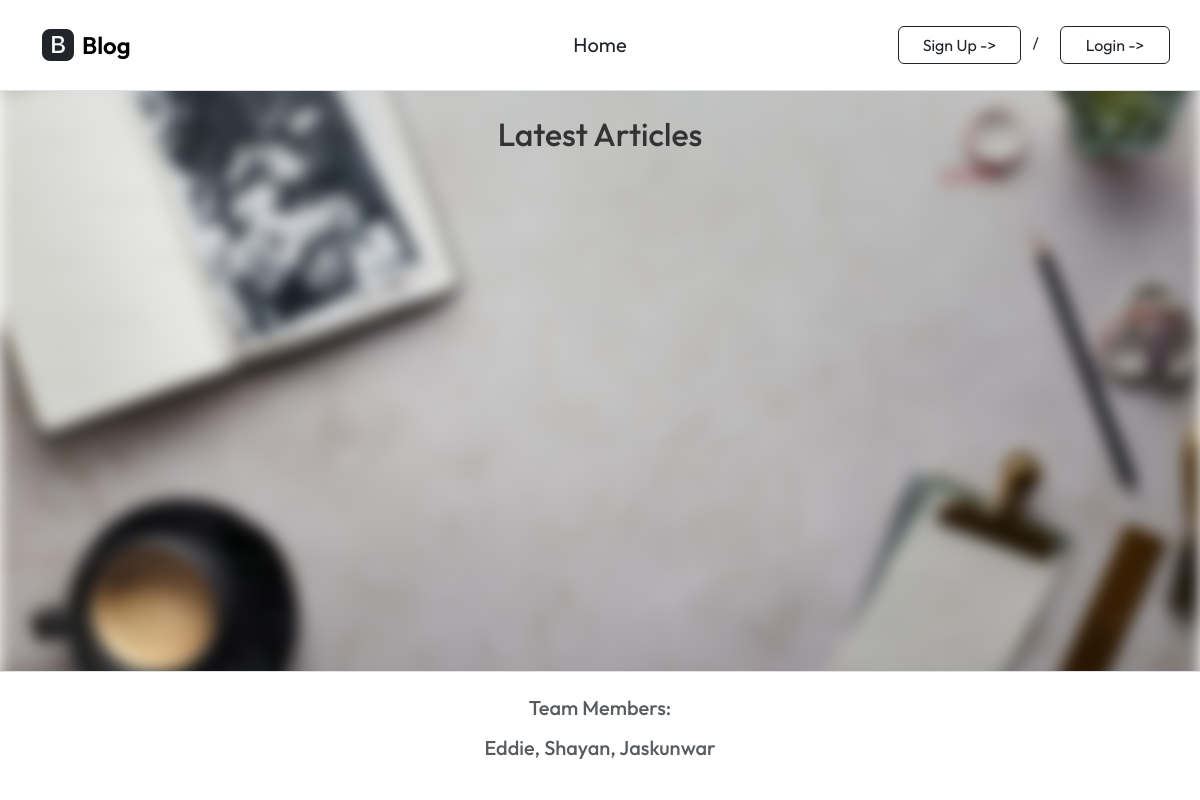
/, run on an earlier commit of the app's database.
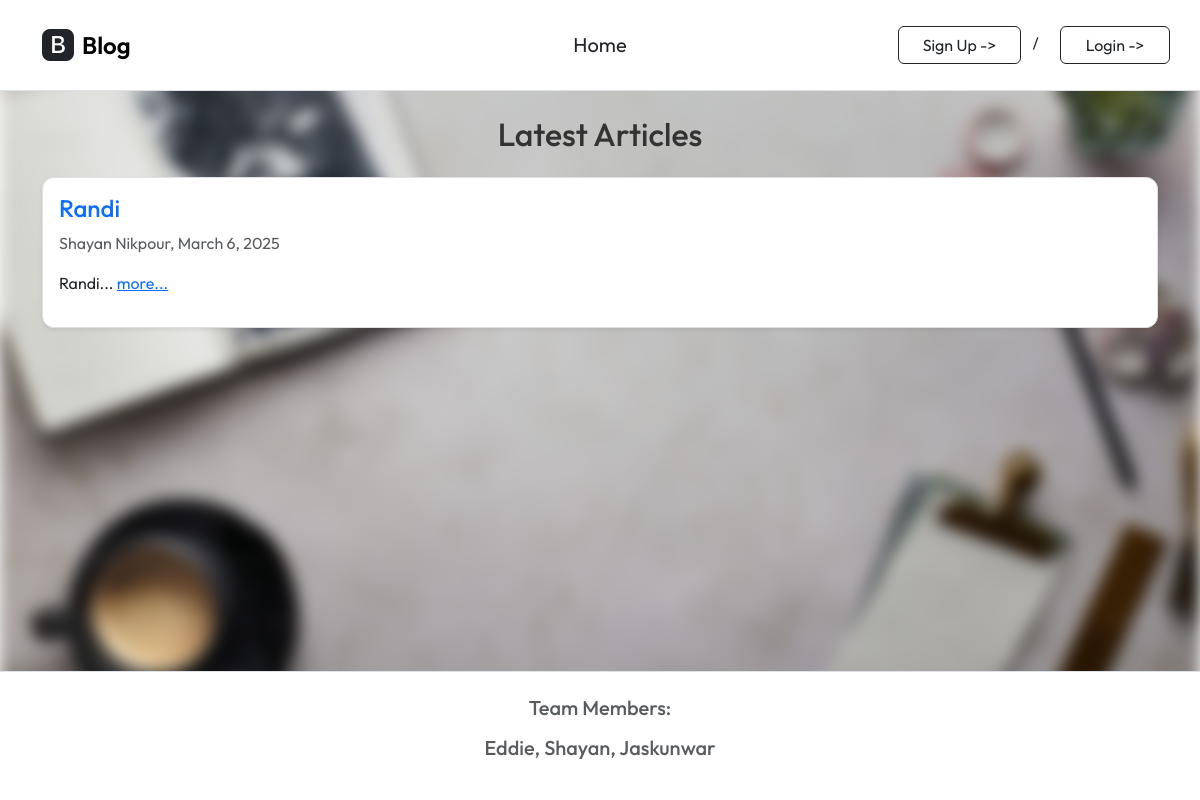
And on a later commit of the database.
### tables this page shows
CREATE TABLE Articles (
    ArticleId INTEGER PRIMARY KEY AUTOINCREMENT,
    ArticleTitle VARCHAR(80),
    ArticleBody VARCHAR(500),

    CreateDate DATE,
    StartDate DATE,
    EndDate DATE,

    ContributerUsername VARCHAR(80)
);

### index.php (the view, shortened to what this page needs)
<?php
$db = new SQLite3('info.db');
$current_date = date('Y-m-d');
$query = "SELECT Articles.*, Users.FirstName, Users.LastName
          FROM Articles
          JOIN Users ON Articles.ContributerUsername = Users.Username
          WHERE StartDate <= '$current_date' AND EndDate >= '$current_date'
          ORDER BY CreateDate DESC";
$results = $db->query($query);
?>
<?php include('./inc/inc_header.php'); ?>
<div class="background-blur"></div>
<div class="container mt-4">
    <h2 class="text-center mb-4">Latest Articles</h2>
    <?php while ($row = $results->fetchArray(SQLITE3_ASSOC)) { ?>
        <div class="card mb-3 p-3 shadow-sm">
            <h4 class="text-primary"><?= htmlspecialchars($row['ArticleTitle']) ?></h4>
            <p class="text-muted">
                <?= htmlspecialchars($row['FirstName'] . ' ' . $row['LastName']) ?>, <?= date("F j, Y", strtotime($row['CreateDate'])) ?>
            </p>
            <p>
                <span id="preview_<?= $row['ArticleId'] ?>">
                    <?= substr($row['ArticleBody'], 0, 100) ?>...
                </span>
                <a href="javascript:void(0);" class="text-primary" onclick="toggleArticle(<?= $row['ArticleId'] ?>)">
                    <span id="toggle_<?= $row['ArticleId'] ?>">more...</span>
                </a>
            </p>
        </div>
    <?php } ?>
</div>
<?php include('./inc/inc_footer.php'); ?>

### inc/inc_header.php (shortened to what this page needs)
<!DOCTYPE html>
<html lang="en">
<head>
    <link href="https://cdn.jsdelivr.net/npm/bootstrap@5.3.3/dist/css/bootstrap.min.css" rel="stylesheet">
    <link rel="stylesheet" href="https://cdn.jsdelivr.net/npm/bootstrap-icons@1.11.0/font/bootstrap-icons.css">
    <link rel="stylesheet" href="inc/style.css">
</head>
<body>
    <nav class="navbar navbar-expand-lg bg-white border-bottom py-3">
        <div class="container">
            <a class="navbar-brand d-flex align-items-center" href="index.php">
                <i class="bi bi-bootstrap-fill fs-2 text-dark me-2"></i>
                <span class="fs-4 fw-semibold">Blog</span>
            </a>
            <div class="collapse navbar-collapse" id="mainNav">
                <ul class="navbar-nav text-center">
                    <li class="nav-item">
                        <a class="nav-link text-dark fs-5" href="index.php">Home</a>
                    </li>
                </ul>
                <div class="d-flex" id="nav-login">
                    <?php if (isset($_SESSION['username'])) { ?>
                        <a class="btn btn-outline-dark px-4" href="logout.php">
                            Logout ->
                        </a>
                    <?php }
                    else
                    { ?>
                        <li class="nav-item">
                        <a class="btn btn-outline-dark px-4" href="register.php">
                            Sign Up ->
                        </a>
                        <span class="align-self-center mx-2 text-dark">/</span>
                        <a class="btn btn-outline-dark px-4" href="login.php">
                            Login ->
                        </a>
                        </li>
                    <?php } ?>
                </div>
            </div>
        </div>
    </nav>
</body>
</html>

### inc/inc_footer.php (shortened to what this page needs)
<body class="d-flex flex-column min-vh-100">
    <footer class="mt-auto bg-white border-top">
        <div class="container main-content">
            <div class="row py-4 justify-content-center align-items-center">
                <div class="col-md-4 mb-4 mb-md-0 text-center">
                    <h5 class="mb-3 text-body-secondary">Team Members:</h5>
                    <h5 class="mb-3 text-body-secondary">Eddie, Shayan, Jaskunwar</h5>
                </div>
            </div>
        </div>
    </footer>
</body>
</html>

### inc/style.css (style rules this page uses)
body { margin: 0; font-family: Arial, sans-serif; color: white; }
.background-blur { position: fixed; top: 0; left: 0; width: 100%; height: 100%; background: url('../images/background.jpeg') no-repeat center center fixed; background-size: cover; filter: blur(8px); z-index: -1; }
.card { background-color: white !important; border: 1px solid #e0e0e0; border-radius: 12px; box-shadow: 0 4px 10px rgba(0, 0, 0, 0.1); }
h2 { color: #333; margin-bottom: 1rem; }

### inc/inc_header.php (style rules this page uses)
body { font-family: "Outfit", serif; font-optical-sizing: auto; font-style: normal; }
#nav-login .btn { font-family: "Outfit", sans-serif; font-weight: 500px; }
@media (min-width: 992px) { #mainNav .navbar-nav { position: absolute; left: 50%; transform: translateX(-50%); } }
@media (min-width: 992px) { #mainNav .navbar-nav .nav-item { text-align: center; } }
@media (min-width: 992px) { .navbar-brand { z-index: 1; position: relative; } }
@media (min-width: 992px) { #nav-login { z-index: 1; position: absolute; right: 0; display: flex; gap: 10px; } }
@media (min-width: 992px) { .navbar .container { position: relative; } }
#nav-login .btn { margin-left: 10px; }
#nav-login .btn-outline-dark { min-width: 110px; text-align: center; }

What changed in the data, as far as the page shows it:
added articles: ArticleTitle "Randi", LastName "Shayan Nikpour", CreateDate "March 6, 2025", ArticleBody "Randi"
